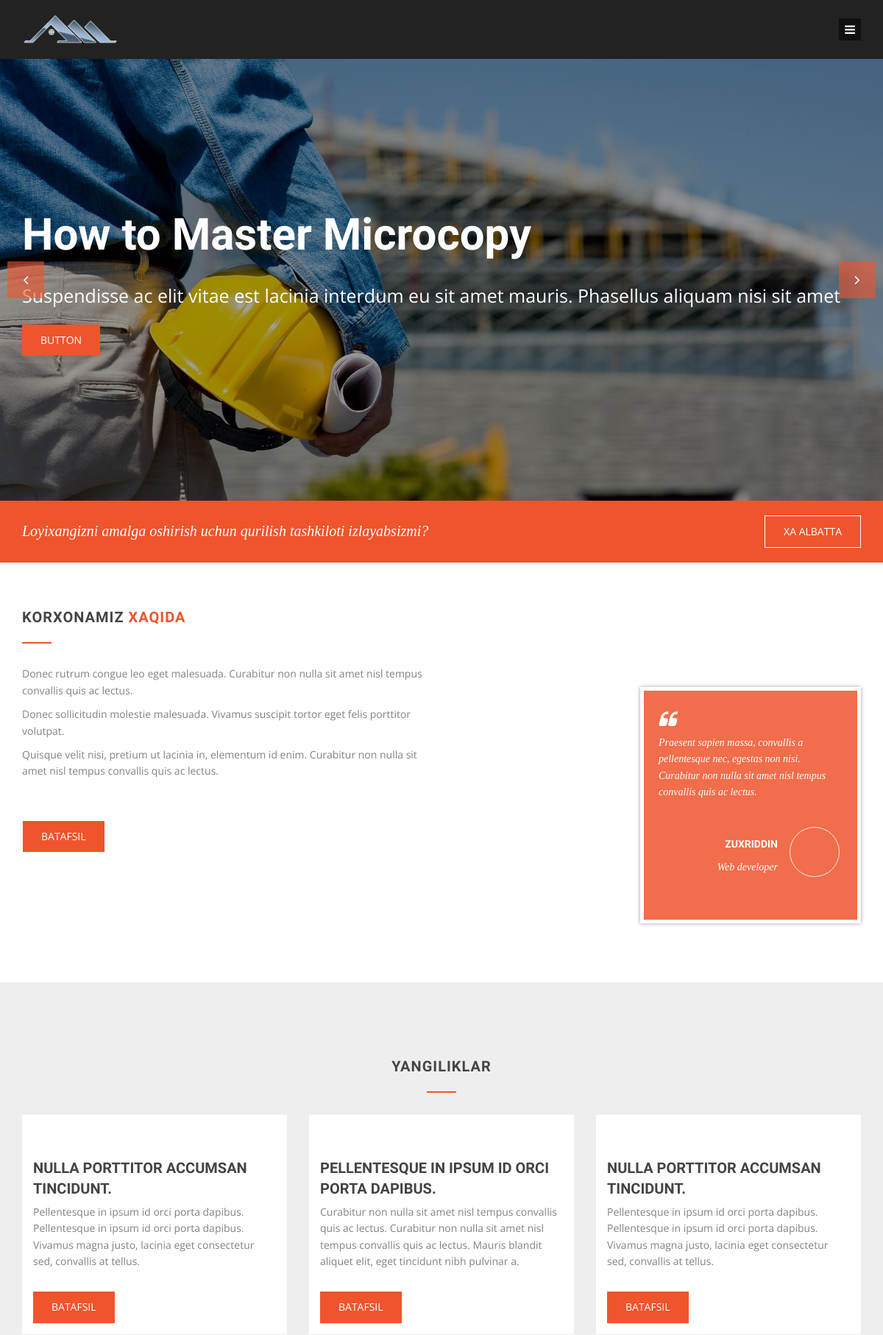
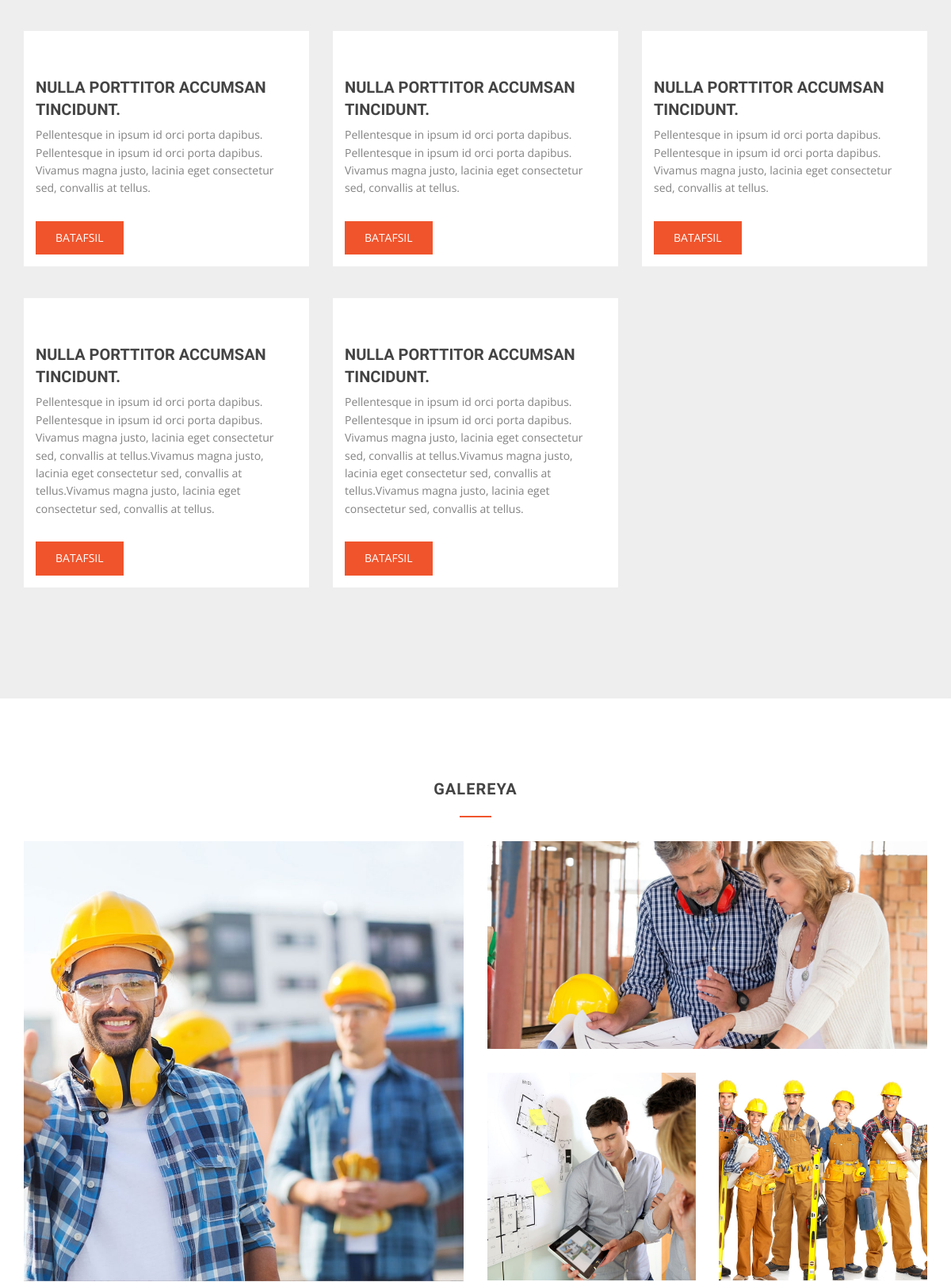
The page / (upper part) on the database its author committed (2 pictures, top to bottom).
### mainapp/models.py (models this page shows, shortened)
class SingletonModel(models.Model):
    class Meta:
        abstract = True

class Korxona(SingletonModel):
    name = models.CharField('Korxona nomi', max_length=250)
    telegram = models.CharField('Korxona egasining telegram ID si', max_length=100)
    main_image = models.ImageField('Bosh saxifa uchun surat', upload_to='korxona-haqida')
    short_info = RichTextUploadingField('Qisqacha ma\'lumot')
    full_info = RichTextUploadingField('To\'liq ma\'lumot')
    quote_index_page = models.TextField('Iqtibos')
    quote_name = models.CharField('Iqtibos vakili', max_length=250)
    quote_job = models.CharField('Iqtibos vakilining kasbi', max_length=250)
    quote_image = models.ImageField('Iqtibos surat', upload_to='bizning-ishlar')
    class Meta:
        verbose_name = 'Korxona'
        verbose_name_plural = 'Korxona'
        db_table = 'korxona'

class Yangilik(models.Model):
    title = models.CharField('Mavzu', max_length=250)
    short_info = models.TextField('Qisqacha ma\'lumot')
    image = models.ImageField('Surat', upload_to='news')
    created_dt = models.DateTimeField(auto_now_add=True)
    updated_dt = models.DateTimeField(auto_now=True)
    full_info = RichTextUploadingField('To\'lik ma\'lumot')
    class Meta:
        verbose_name = 'Yangilik'
        verbose_name_plural = 'Yangiliklar'
        db_table = 'news'

### mainapp/views.py (the view)
# urls.py: path('', BoshSaxifaView.as_view(), name='yangiliklar'),
class BoshSaxifaView(ListView):
    queryset = Yangilik.objects.all()
    context_object_name = 'yangiliklar'
    template_name = 'index.html'
    def get_context_data(self, **kwargs):
        context = super().get_context_data(**kwargs)
        context['xodimlar'] = Xodim.objects.all()
        context['bizning_ishlar'] = BizningIshlarimiz.objects.all().order_by('-created_dt')
        context['korxona'] = Korxona.objects.all()
        return context

### templates/index.html (shortened to what this page needs)
{% load static %}
<!DOCTYPE html>
<html>
<head>
    <link rel="stylesheet" type="text/css" href="{% static 'assets/fonts/fontawesome/font-awesome.min.css' %}">
    <link rel="stylesheet" type="text/css" href="{% static 'assets/fonts/pe-icon/pe-icon.css' %}">
    <link rel="stylesheet" type="text/css" href="{% static 'assets/vendors/bootstrap/grid.css' %}">
    <link rel="stylesheet" type="text/css" href="{% static 'assets/vendors/magnific-popup/magnific-popup.min.css' %}">
    <link rel="stylesheet" type="text/css" href="{% static 'assets/vendors/swiper/swiper.css' %}">
    <link rel="stylesheet" type="text/css" href="{% static 'assets/css/main.css' %}">
</head>
<body>
<div class="page-wrap">
    <header class="header header-fixheight header--fixed">
        <div class="container">
            <div class="header__inner">
                <div class="header-logo"><a>
                    <img style="height: 40px" src="{% static 'assets/img/2.png' %}"
                         alt=""/>
                </a></div>
                <nav class="raising-nav">
                    <div class="navbar-toggle"><i class="fa fa-bars"></i></div>
                </nav>
            </div>
        </div>
    </header>
    <div class="md-content">
        <hero class="hero" id="id1">
            <div class="swiper swiper-container">
                <div class="swiper-wrapper">
                    <div class="hero__wrapper" style="background-image: url({% static 'assets/img/slider/1.jpg' %});">
                        <div class="hero__inner">
                            <div class="container">
                                <h1 class="hero__title">How to Master Microcopy</h1>
                                <p class="hero__desc">Suspendisse ac elit vitae est lacinia interdum eu sit amet mauris.
                                    Phasellus aliquam nisi sit amet</p>
                                <a class="btn btn-primary" href="#">button
                                </a>
                            </div>
                        </div>
                    </div>
                </div>
                <div class="swiper-button-custom">
                    <div class="swiper-button-prev-custom"><i class="fa fa-angle-left"></i></div>
                    <div class="swiper-button-next-custom"><i class="fa fa-angle-right"></i></div>
                </div>
            </div>
        </hero>
        <div class="cta-02">
            <div class="container">
                <div class="row">
                    <div class="col-lg-9 ">
                        <h3 class="cta-02__title">Loyixangizni amalga oshirish uchun qurilish tashkiloti
                            izlayabsizmi?</h3>
                    </div>
                    <div class="col-lg-3  md-text-right">
                        <a class="btn btn-outline" href="#id7">Xa Albatta
                        </a>
                    </div>
                </div>
            </div>
        </div>
        {% for foo in korxona %}
            <section class="md-section" id="id2" style="background-color:#fff;padding:60px 0;">
                <div class="container">
                    <div class="row">
                        <div class="col-lg-6 ">
                            <div class="mb-30">
                                <div class="sec-title sec-title__lg-title">
                                    <h2 class="sec-title__title">Korxonamiz <span>xaqida</span></h2><span
                                        class="sec-title__divider"></span>
                                </div>
                                <p>{{ foo.short_info|safe }}</p>
                                <br><br><a
                                    class="btn btn-primary btn-outline" href="{% url 'korxona' foo.id %}">Batafsil</a>
                            </div>
                        </div>
                        <div class="col-lg-6 ">
                            <div class="about"><img src="{{ foo.main_image.url }}" alt=""/>
                                <blockquote class="quote-02 about-quote">
                                    <p class="quote-02__text">{{ foo.quote_index_page }}</p>
                                    <div class="authorbox">
                                        <div class="authorbox__avartar"
                                             style="background-image: url('{{ foo.quote_image.url }}');"><img
                                                src="{{ foo.quote_image.url }}" alt=""/></div>
                                        <div class="authorbox__info">
                                            <h5 class="authorbox__name">{{ foo.quote_name }}</h5>
                                            <p class="authorbox__work">{{ foo.quote_job }}</p>
                                        </div>
                                    </div>
                                </blockquote>
                            </div>
                        </div>
                    </div>
                </div>
            </section>
        {% endfor %}
        <section class="md-section" id="id3">
            <div class="container">
                <div class="row">
                    <div class="col-lg-8 col-xs-offset-0 col-sm-offset-0 col-md-offset-0 col-lg-offset-2 ">
                        <div class="sec-title sec-title__lg-title md-text-center">
                            <h2 class="sec-title__title">Yangiliklar</h2><span class="sec-title__divider"></span>
                        </div>
                    </div>
                </div>
                <div class="row row-eq-height">
                    {% for yangilik in yangiliklar %}
                        <div class="col-sm-6 col-md-6 col-lg-4 ">
                            <div class="services">
                                <div class="services__img"><img src="{{ yangilik.image.url }}" alt=""/>
                                </div>
                                <h2 class="services__title"><a href="#">{{ yangilik.title }}</a></h2>
                                <div class="services__desc">{{ yangilik.short_info }}
                                </div>
                                <a class="btn btn btn-primary btn-custom" href="{% url 'yangilik' yangilik.id %}">Batafsil
                                </a>
                            </div>
                        </div>
                    {% endfor %}
                </div>
            </div>
        </section>
        <section class="md-section" id="id4" style="background-color:#fff;">
            <div class="container">
                <div class="row">
                    <div class="col-lg-8 col-xs-offset-0 col-sm-offset-0 col-md-offset-0 col-lg-offset-2 ">
                        <div class="sec-title sec-title__lg-title md-text-center">
                            <h2 class="sec-title__title">Galereya</h2><span class="sec-title__divider"></span>
                        </div>
                    </div>
                </div>
                <div class="gallery-wrap gallery-album">
                    <div class="grid-css grid-css--grid" data-col-lg="4" data-col-md="2" data-col-sm="2" data-col-xs="1"
                         data-gap="30">
                        <div class="grid__inner">
                            <div class="grid-item large">
                                <div class="grid-item__inner">
                                    <div class="grid-item__content-wrapper">
                                        <div class="gallery gallery--grid">
                                            <div class="gallery__image bg-image"
                                                 style="background-image: url({% static 'assets/img/gallery/9.jpg' %});">
                                            </div>
                                        </div>
                                    </div>
                                </div>
                            </div>
                            <div class="grid-item wide">
                                <div class="grid-item__inner">
                                    <div class="grid-item__content-wrapper">
                                        <div class="gallery gallery--grid">
                                            <div class="gallery__image bg-image"
                                                 style="background-image: url({% static 'assets/img/gallery/10.jpg' %});">
                                            </div>
                                        </div>
                                    </div>
                                </div>
                            </div>
                            <div class="grid-item">
                                <div class="grid-item__inner">
                                    <div class="grid-item__content-wrapper">
                                        <div class="gallery gallery--grid">
                                            <div class="gallery__image bg-image"
                                                 style="background-image: url({% static 'assets/img/gallery/11.jpg' %});">
                                            </div>
                                        </div>
                                    </div>
                                </div>
                            </div>
                            <div class="grid-item">
                                <div class="grid-item__inner">
                                    <div class="grid-item__content-wrapper">
                                        <div class="gallery gallery--grid">
                                            <div class="gallery__image bg-image"
                                                 style="background-image: url({% static 'assets/img/gallery/12.jpg' %});">
                                            </div>
                                        </div>
                                    </div>
                                </div>
                            </div>
                        </div>
                    </div>
                </div>
            </div>
        </section>
    </div>
</div>
</body>
</html>

### rows shown on the page
Korxona: short_info "Donec rutrum congue leo eget malesuada. Curabitur non nulla sit amet nisl tempus convallis quis ac lectus. Donec sollicitudin molestie malesuada. Vivamus suscipit tortor eget felis porttitor volutpat. Quisque velit nisi, pretium ut lacinia in, elementum id enim. Curabitur non nulla sit amet nisl tempus convallis quis ac lectus.", quote_index_page "Praesent sapien massa, convallis a pellentesque nec, egestas non nisi. Curabitur non nulla sit amet nisl tempus convallis quis ac lectus.", quote_name "ZUXRIDDIN", quote_job "Web developer"
Yangilik: title "NULLA PORTTITOR ACCUMSAN TINCIDUNT.", short_info "Pellentesque in ipsum id orci porta dapibus. Pellentesque in ipsum id orci porta dapibus. Vivamus magna justo, lacinia eget consectetur sed, convallis at tellus."
Yangilik: title "PELLENTESQUE IN IPSUM ID ORCI PORTA DAPIBUS.", short_info "Curabitur non nulla sit amet nisl tempus convallis quis ac lectus. Curabitur non nulla sit amet nisl tempus convallis quis ac lectus. Mauris blandit aliquet elit, eget tincidunt nibh pulvinar a."
Yangilik: title "NULLA PORTTITOR ACCUMSAN TINCIDUNT.", short_info "Pellentesque in ipsum id orci porta dapibus. Pellentesque in ipsum id orci porta dapibus. Vivamus magna justo, lacinia eget consectetur sed, convallis at tellus."
Yangilik: title "NULLA PORTTITOR ACCUMSAN TINCIDUNT.", short_info "Pellentesque in ipsum id orci porta dapibus. Pellentesque in ipsum id orci porta dapibus. Vivamus magna justo, lacinia eget consectetur sed, convallis at tellus."
Yangilik: title "NULLA PORTTITOR ACCUMSAN TINCIDUNT.", short_info "Pellentesque in ipsum id orci porta dapibus. Pellentesque in ipsum id orci porta dapibus. Vivamus magna justo, lacinia eget consectetur sed, convallis at tellus."
Yangilik: title "NULLA PORTTITOR ACCUMSAN TINCIDUNT.", short_info "Pellentesque in ipsum id orci porta dapibus. Pellentesque in ipsum id orci porta dapibus. Vivamus magna justo, lacinia eget consectetur sed, convallis at tellus."
Yangilik: title "NULLA PORTTITOR ACCUMSAN TINCIDUNT.", short_info "Pellentesque in ipsum id orci porta dapibus. Pellentesque in ipsum id orci porta dapibus. Vivamus magna justo, lacinia eget consectetur sed, convallis at tellus.Vivamus magna justo, lacinia eget consectetur sed, convallis at tellus.Vivamus magna justo, lacinia eget consectetur sed, convallis at tellus."
Yangilik: title "NULLA PORTTITOR ACCUMSAN TINCIDUNT.", short_info "Pellentesque in ipsum id orci porta dapibus. Pellentesque in ipsum id orci porta dapibus. Vivamus magna justo, lacinia eget consectetur sed, convallis at tellus.Vivamus magna justo, lacinia eget consectetur sed, convallis at tellus.Vivamus magna justo, lacinia eget consectetur sed, convallis at tellus."
